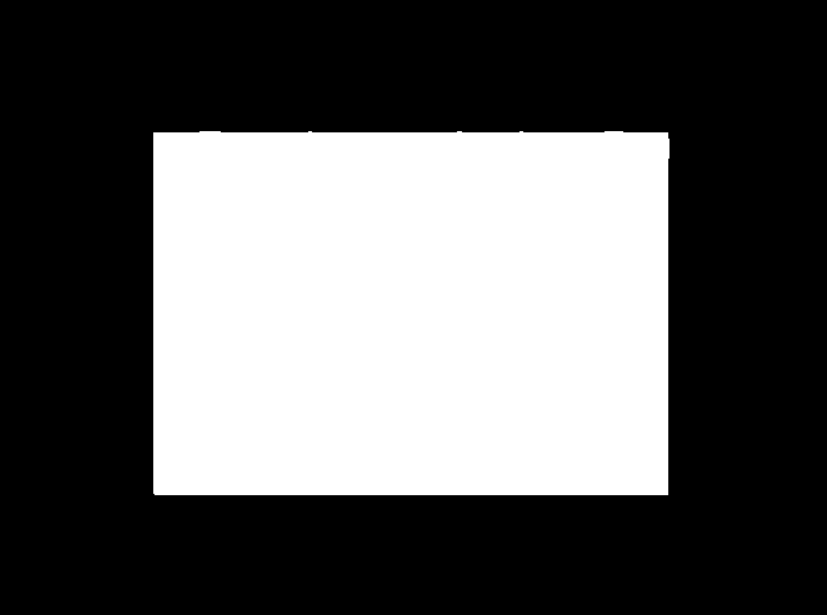
//> input picture project_code/images/my_mask.png, 827 x 615 px
$ ./VC_FANFUHAN_OPENCV057   (built with g++ and OpenCV 4)
//> lines starting //> are read from the running program, lines starting //| are printed output that depends on the picture; after the words box and inside, x2 and y2 are one past the last pixel; in counts of white or black regions, pixels touching at a corner belong together
// VC_FANFUHAN_OPENCV057.cpp : 定義主控台應用程式的進入點。
//
/*
// Debug | x32
通用屬性
| C/C++
|	| 一般
|		| 其他 Include 目錄 -> ..\..\opencv411_x64\include
|
| 連結器
| 	|一一般
|		|  其他程式庫目錄 -> ..\..\opencv411_x64\lib
|
| 	|一輸入
|		| 其他相依性 -> opencv_world411d.lib;%(AdditionalDependencies)

// Releas | x64
組態屬性
| C/C++
|	| 一般
|		| 其他 Include 目錄 -> ..\..\opencv411_x64\include;%(AdditionalDependencies)
|
| 連結器
| 	|一般
|		| 其他程式庫目錄 -> ..\..\opencv411_x64\lib;%(AdditionalDependencies)
|
| 	|一輸入
|		| 其他相依性 -> opencv_world411.lib;%(AdditionalDependencies)

*/

#include "stdafx.h"
#include <iostream>
#include <opencv2/opencv.hpp>
#include <opencv2/core/core.hpp>
#include <opencv2/highgui/highgui.hpp>

using namespace std;
using namespace cv;

void blur_demo(Mat &image, Mat &sum);
void edge_demo(Mat &image, Mat &sum);
int getblockSum(Mat &sum, int x1, int y1, int x2, int y2, int i);

void showHistogram(InputArray src, cv::String StrTitle);
void backProjection_demo(Mat &mat, Mat &model);
void blur3x3(Mat &src, Mat *det);

void add_salt_pepper_noise(Mat &image);
void add_gaussian_noise(Mat &image);

void USMImage(Mat src, Mat &usm, float fltPar);

void pyramid_up(Mat &image, vector<Mat> &pyramid_images, int level);
void pyramid_down(vector<Mat> &pyramid_images);

void laplaian_demo(vector<Mat> &pyramid_images, Mat &image);

void connected_component_demo(Mat &image);
void componentwithstats_demo(Mat &image);

void contours_info(Mat &image, vector<vector<Point>> &pts);
void contours_info(Mat &image, vector<vector<Point>> &pts, int threshold01, int threshold02);

// [5 lines left out: function pause, not called in this run]
int main()
{
	Mat src = imread("../../images/my_mask.png");//Mat src = imread("../../images/test.png");
//> src is the input picture: 615 rows x 827 cols, CV_8UC3; min 0, max 255, mean 93.7
	if (src.empty())
	{
		cout << "could not load image.." << endl;
		pause();
		return -1;
	}
	else
	{
		imshow("input_src", src);
		showHistogram(src, "Histogram_input_src");
//> in showHistogram, `calcHist(&bgr_plane[0], 1, 0, Mat(), b_hist, 1, bins, ranges);`: b_hist = 256 values, max 320646 at index 0, min 0 at index 4, mean 1259.7
//> in showHistogram, `calcHist(&bgr_plane[1], 1, 0, Mat(), g_hist, 1, bins, ranges);`: g_hist has the same summary as b_hist
//> in showHistogram, `calcHist(&bgr_plane[2], 1, 0, Mat(), r_hist, 1, bins, ranges);`: r_hist has the same summary as b_hist
//> in showHistogram, `normalize(b_hist, b_hist, 0, histImage.rows, NORM_MINMAX, -1);`: b_hist = 256 values, max 400 at index 0, min 0 at index 4, mean 1.57
//> in showHistogram, `normalize(g_hist, g_hist, 0, histImage.rows, NORM_MINMAX, -1);`: g_hist has the same summary as b_hist
//> in showHistogram, `normalize(r_hist, r_hist, 0, histImage.rows, NORM_MINMAX, -1);`: r_hist has the same summary as b_hist
//> after the loop in showHistogram, `for (int i = 1; i < bins[0]; ++i)`:
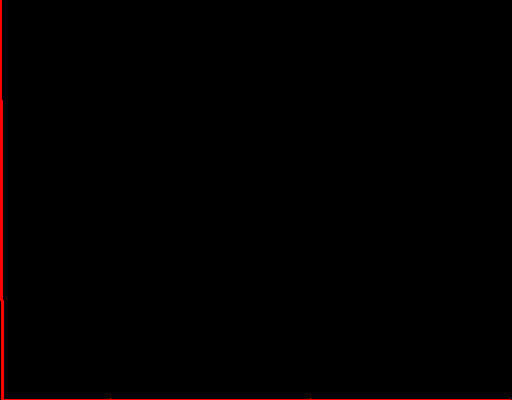
//> histImage: 400 rows x 512 cols, CV_8UC3; mean B, G, R 0, 0, 2

		// 轮廓发现
		vector<vector<Point>> contours1;
		vector<vector<Point>> contours2;
		contours_info(src, contours1);
//> in contours_info, `threshold(gray, binary00, 0, 255, THRESH_BINARY | THRESH_OTSU);`: binary00: 615 rows x 827 cols, CV_8UC1; 36.8% white; 1 white region
//> in contours_info, `findContours(binary00, pts, hierarchy00, RETR_TREE, CHAIN_APPROX_SIMPL..`: pts = 1 contour; box (x1, y1, x2, y2) and area: (153, 131, 670, 495) 186152
//> contours1 has the same summary as pts in contours_info
		contours_info(src, contours2, 80, 160);
//> in contours_info, `Canny(image, binary01, threshold01, threshold02);`:
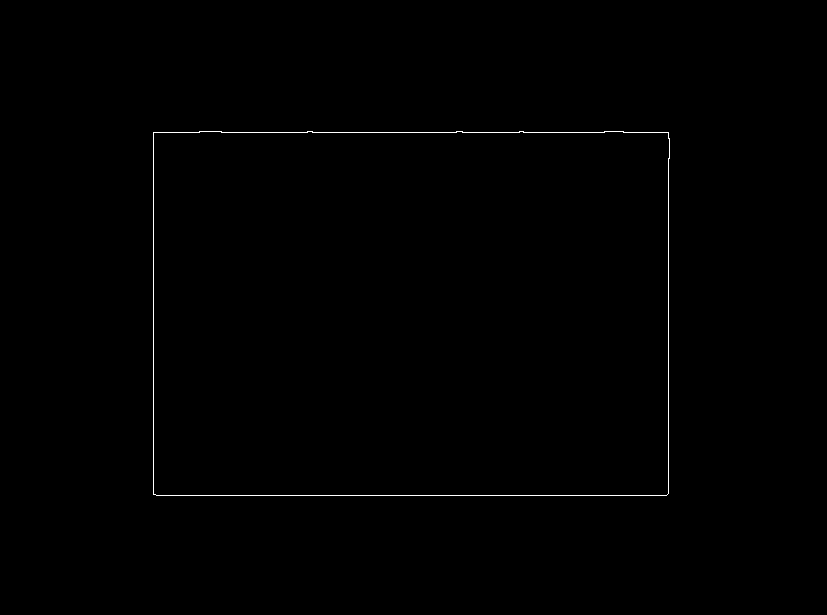
//> binary01: 615 rows x 827 cols, CV_8UC1; 0.35% white in thin lines or dots, all inside (x1, y1, x2, y2) = (153, 131, 670, 496)
//> in contours_info, `dilate(binary01, binary01, k);`:
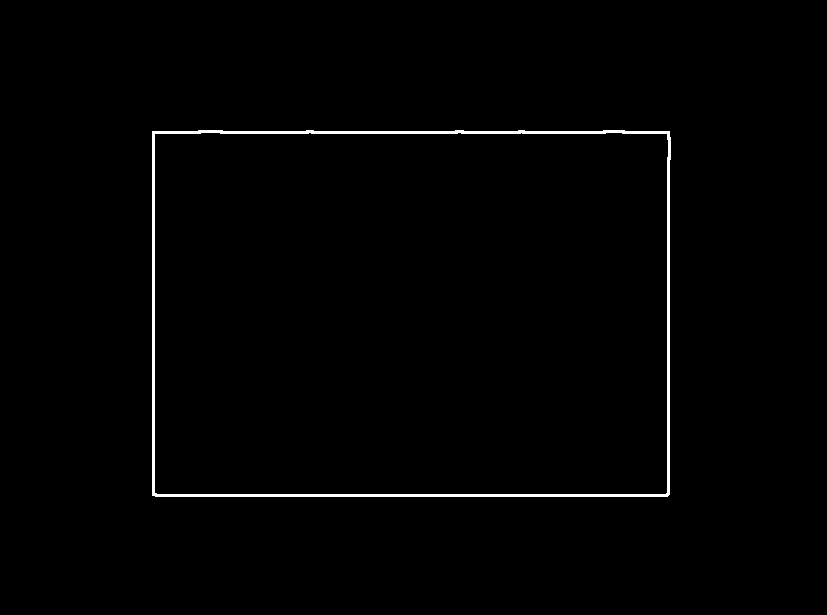
//> binary01: 615 rows x 827 cols, CV_8UC1; 1% white; 1 white region
//> in contours_info, `findContours(binary01, pts, hierarchy01, RETR_EXTERNAL, CHAIN_APPROX_S..`: pts = 1 contour; box (x1, y1, x2, y2) and area: (152, 130, 671, 497) 188794
//> contours2 has the same summary as pts in contours_info

		Mat image1 = Mat::zeros(src.size(), CV_32FC3);
		// 对轮廓内外的点进行分类
		for (int row = 0; row < src.rows; ++row)
		{
			for (int col = 0; col < src.cols; ++col)
			{
				/*
				double cv::pointPolygonTest(InputArray contour,	Point2f pt,	bool measureDist)
				Contour輪廓所有點的集合
				Pt 圖像中的任意一點
				MeasureDist如果是True，則返回每個點到輪廓的距離，如果是False則返回+1，0，-1三個值，其中+1表示點在輪廓內部，0表示點在輪廓上，-1表示點在輪廓外
				*/
				double dist = pointPolygonTest(contours1[0], Point(col, row), true);
				if (dist == 0) {
					image1.at<Vec3f>(row, col) = Vec3f(255, 255, 255);
				}
				else if (dist > 0) {
					image1.at<Vec3f>(row, col) = Vec3f(255 - dist, 0, 0);
				}
				else {
					image1.at<Vec3f>(row, col) = Vec3f(0, 0, 255 + dist);
				}
			}
		}
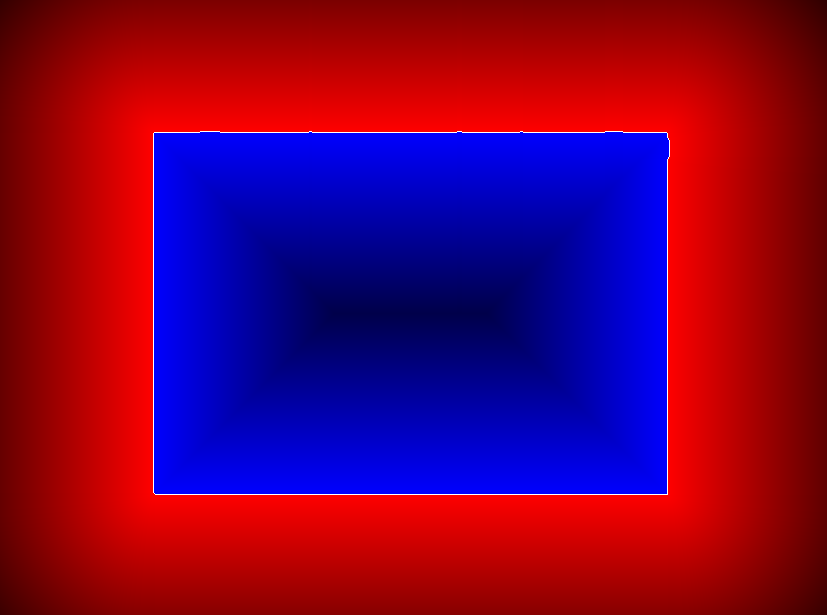
//> image1: 615 rows x 827 cols, CV_32FC3; mean B, G, R 68.4, 0.9, 111.5
		convertScaleAbs(image1, image1);
//> image1: 615 rows x 827 cols, CV_8UC3
		imshow("points1", image1);

		Mat image2 = Mat::zeros(src.size(), CV_32FC3);
		// 对轮廓内外的点进行分类
		for (int row = 0; row < src.rows; ++row)
		{
			for (int col = 0; col < src.cols; ++col)
			{
				/*
				double cv::pointPolygonTest(InputArray contour,	Point2f pt,	bool measureDist)
				Contour輪廓所有點的集合
				Pt 圖像中的任意一點
				MeasureDist如果是True，則返回每個點到輪廓的距離，如果是False則返回+1，0，-1三個值，其中+1表示點在輪廓內部，0表示點在輪廓上，-1表示點在輪廓外
				*/
				double dist = pointPolygonTest(contours2[0], Point(col, row), true);
				if (dist == 0) {
					image2.at<Vec3f>(row, col) = Vec3f(255, 255, 255);
				}
				else if (dist > 0) {
					image2.at<Vec3f>(row, col) = Vec3f(255 - dist, 0, 0);
				}
				else {
					image2.at<Vec3f>(row, col) = Vec3f(0, 0, 255 + dist);
				}
			}
		}
		convertScaleAbs(image2, image2);
//> image2: 615 rows x 827 cols, CV_8UC3
		imshow("points2", image2);
		waitKey(0);
		return 0;
//> (the program exits here)
